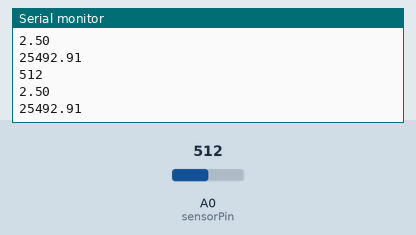
Recording of a sketch running on a simulated Arduino Uno, built with avr-gcc and run on an emulated ATmega328P. Shown: the last lines printed to the serial monitor. Inputs (shaded band) come from the test bench; at power-on: A0 (sensorPin) = 512.

Above: at 1.8 s.
1.9 s: A0 (sensorPin) set to 716
At 2.8 s:
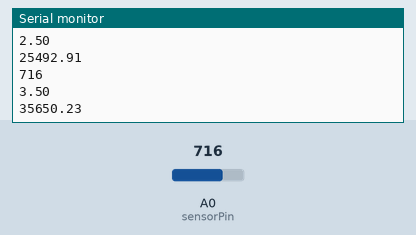
3.4 s: A0 (sensorPin) set to 900
At 4.7 s:
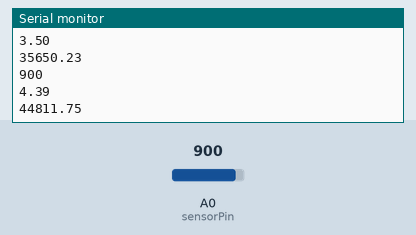
Timing chart, 0 to 6.4 s (numbered marks = the images above; inputs shaded):
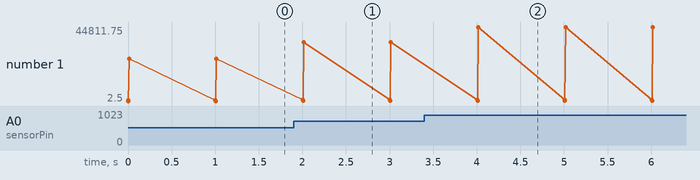

Measured:
- after the input at 1.9 s, the serial monitor: prints a new line after 0.10 s (image 1)
- after the input at 3.4 s, the serial monitor: prints a new line after 0.61 s (image 2)
- plotted number 1: 25492.91 → 35650.23 after the input at 1.9 s, 35650.23 → 44811.75 after the input at 3.4 s

The sketch:

PressureSensorWill_Ian_DrLee.ino
```cpp
//#define debug

const float vS = 5; // in volts
int sensorPin = A0;
float pressureValue = 0;
const float ADC_V = .0048828125;
//const float sensitivity = 90; // mv/kPa
const float cmH20 = 10.197162129779; // cmH20/kPa


void setup() {
  Serial.begin(9600);

}

void loop() {

  int pinVal = analogRead(sensorPin);
  //#ifdef debug
  Serial.println(pinVal);
  //#endif //debug

  float pVal1 = pinVal * ADC_V;
  //#ifdef debug
  Serial.println(pVal1);
  //#endif //debug

  //pressureValue = ((pVal1 * 1000) / sensitivity) * cmH20;
  pressureValue = pVal1 * 1000 * cmH20;

  Serial.println(pressureValue);

  Serial.print("\n\n");

  delay(1000);

}
```
